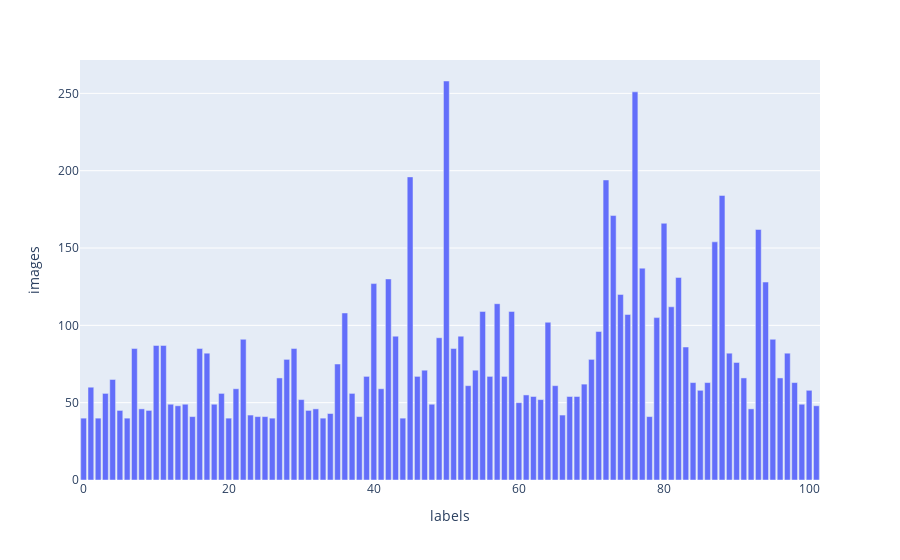

This figure's notebook cell:
### Code cell
df = pd.DataFrame({"images":all_files,"labels":all_labels})
df = df.groupby("labels").count().reset_index()
fig = px.bar(df,x="labels",y="images")
fig.show()

### Figure 1 — Plotly figure (JSON) as saved in the notebook; plotly's stock layout.template omitted (floating-point values rounded to 4 significant figures)
{"data": [{"alignmentgroup": "True", "hovertemplate": "labels=%{x}<br>images=%{y}<extra></extra>", "legendgroup": "", "marker": {"color": "#636efa"}, "name": "", "offsetgroup": "", "orientation": "v", "showlegend": false, "textposition": "auto", "type": "bar", "x": [0, 1, 2, 3, 4, 5, 6, 7, 8, 9, 10, 11, 12, 13, 14, 15, 16, 17, 18, 19, 20, 21, 22, 23, 24, 25, 26, 27, 28, 29, 30, 31, 32, 33, 34, 35, 36, 37, 38, 39, 40, 41, 42, 43, 44, 45, 46, 47, 48, 49, 50, 51, 52, 53, 54, 55, 56, 57, 58, 59, 60, 61, 62, 63, 64, 65, 66, 67, 68, 69, 70, 71, 72, 73, 74, 75, 76, 77, 78, 79, 80, 81, 82, 83, 84, 85, 86, 87, 88, 89, 90, 91, 92, 93, 94, 95, 96, 97, 98, 99, 100, 101], "xaxis": "x", "y": [40, 60, 40, 56, 65, 45, 40, 85, 46, 45, 87, 87, 49, 48, 49, 41, 85, 82, 49, 56, 40, 59, 91, 42, 41, 41, 40, 66, 78, 85, 52, 45, 46, 40, 43, 75, 108, 56, 41, 67, 127, 59, 130, 93, 40, 196, 67, 71, 49, 92, 258, 85, 93, 61, 71, 109, 67, 114, 67, 109, 50, 55, 54, 52, 102, 61, 42, 54, 54, 62, 78, 96, 194, 171, 120, 107, 251, 137, 41, 105, 166, 112, 131, 86, 63, 58, 63, 154, 184, 82, 76, 66, 46, 162, 128, 91, 66, 82, 63, 49, 58, 48], "yaxis": "y"}], "layout": {"barmode": "relative", "legend": {"tracegroupgap": 0}, "margin": {"t": 60}, "xaxis": {"anchor": "y", "domain": [0, 1], "title": {"text": "labels"}}, "yaxis": {"anchor": "x", "domain": [0, 1], "title": {"text": "images"}}}}
